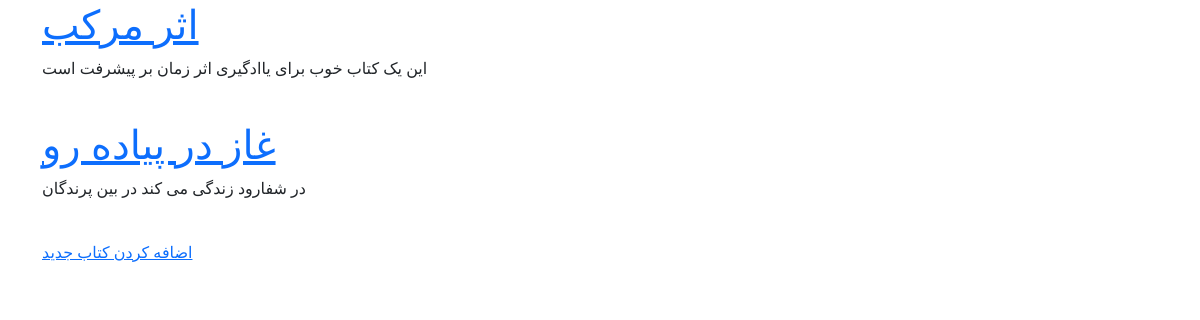
/books/, run on an earlier commit of the app's database.
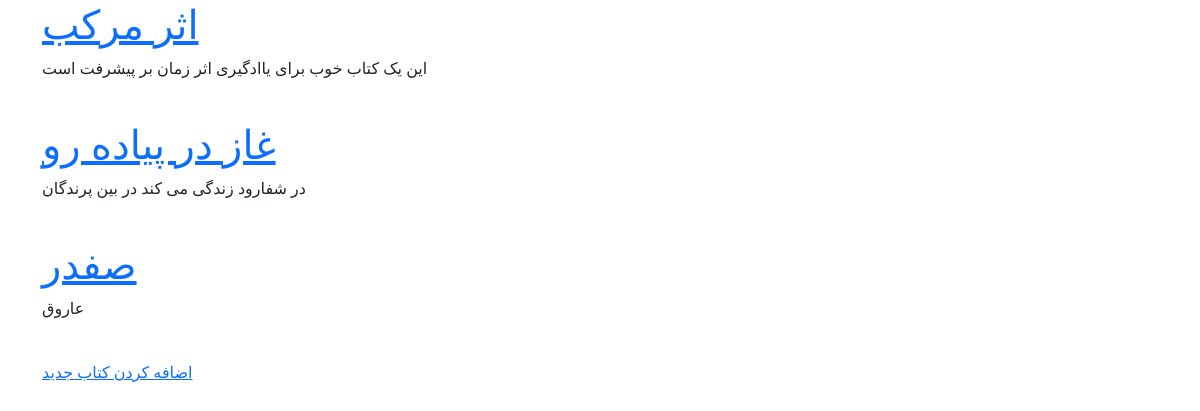
And on a later commit of the database.
### books/models.py (models this page shows, shortened)
class Book(models.Model):
    title = models.CharField(max_length=200)
    author = models.CharField(max_length=200)
    description = models.TextField()
    price = models.DecimalField(max_digits=5, decimal_places=2)
    def get_absolute_url(self):
        return reverse('book_detail', args=[self.id])

### books/views.py (the view)
# urls.py: path('', BookListView.as_view(), name='book_list'),
class BookListView(generic.ListView):
    model = Book
    template_name = 'books/book_list.html'
    context_object_name = 'books'

### books/templates/books/book_list.html (shortened to what this page needs)
{% extends '_base.html' %}
{% block content %}
    {% for book in books %}
        <a href="{{ book.get_absolute_url }}"><h1>{{ book.title }}</h1></a>
        <p>{{ book.description }}</p>
        <br>
    {% endfor %}
    <a href="{% url 'book_create' %}">اضافه کردن کتاب جدید</a>
{% endblock %}

What changed in the data, as far as the page shows it:
added Book: title "صفدر", description "عاروق"
